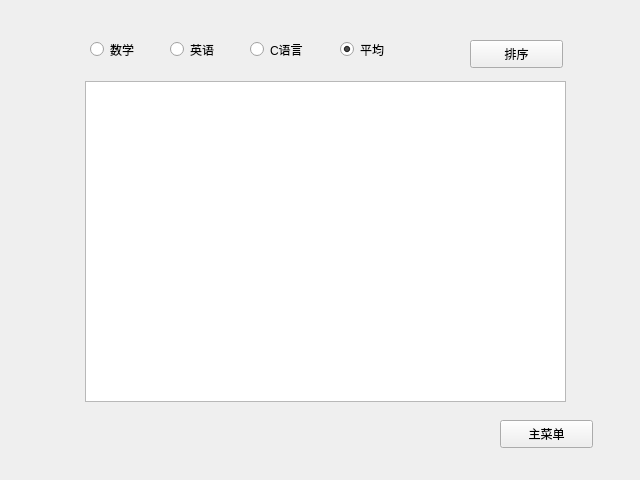
<?xml version="1.0" encoding="UTF-8"?>
<ui version="4.0">
 <class>SortWidget</class>
 <widget class="QWidget" name="SortWidget">
  <property name="geometry">
   <rect>
    <x>0</x>
    <y>0</y>
    <width>640</width>
    <height>480</height>
   </rect>
  </property>
  <property name="windowTitle">
   <string>Form</string>
  </property>
  <widget class="QPushButton" name="returnButton">
   <property name="geometry">
    <rect>
     <x>500</x>
     <y>420</y>
     <width>93</width>
     <height>28</height>
    </rect>
   </property>
   <property name="text">
    <string>主菜单</string>
   </property>
  </widget>
  <widget class="QPushButton" name="sortButton">
   <property name="geometry">
    <rect>
     <x>470</x>
     <y>40</y>
     <width>93</width>
     <height>28</height>
    </rect>
   </property>
   <property name="text">
    <string>排序</string>
   </property>
  </widget>
  <widget class="QRadioButton" name="mathRadioButton">
   <property name="geometry">
    <rect>
     <x>90</x>
     <y>40</y>
     <width>71</width>
     <height>19</height>
    </rect>
   </property>
   <property name="text">
    <string>数学</string>
   </property>
   <property name="checked">
    <bool>false</bool>
   </property>
  </widget>
  <widget class="QRadioButton" name="enRadioButton">
   <property name="geometry">
    <rect>
     <x>170</x>
     <y>40</y>
     <width>71</width>
     <height>19</height>
    </rect>
   </property>
   <property name="text">
    <string>英语</string>
   </property>
  </widget>
  <widget class="QRadioButton" name="cRadioButton">
   <property name="geometry">
    <rect>
     <x>250</x>
     <y>40</y>
     <width>71</width>
     <height>19</height>
    </rect>
   </property>
   <property name="text">
    <string>C语言</string>
   </property>
  </widget>
  <widget class="QRadioButton" name="avgRadioButton">
   <property name="geometry">
    <rect>
     <x>340</x>
     <y>40</y>
     <width>71</width>
     <height>19</height>
    </rect>
   </property>
   <property name="text">
    <string>平均</string>
   </property>
   <property name="checked">
    <bool>true</bool>
   </property>
  </widget>
  <widget class="QTableWidget" name="tableWidget">
   <property name="geometry">
    <rect>
     <x>85</x>
     <y>81</y>
     <width>481</width>
     <height>321</height>
    </rect>
   </property>
  </widget>
 </widget>
 <resources/>
 <connections/>
</ui>
